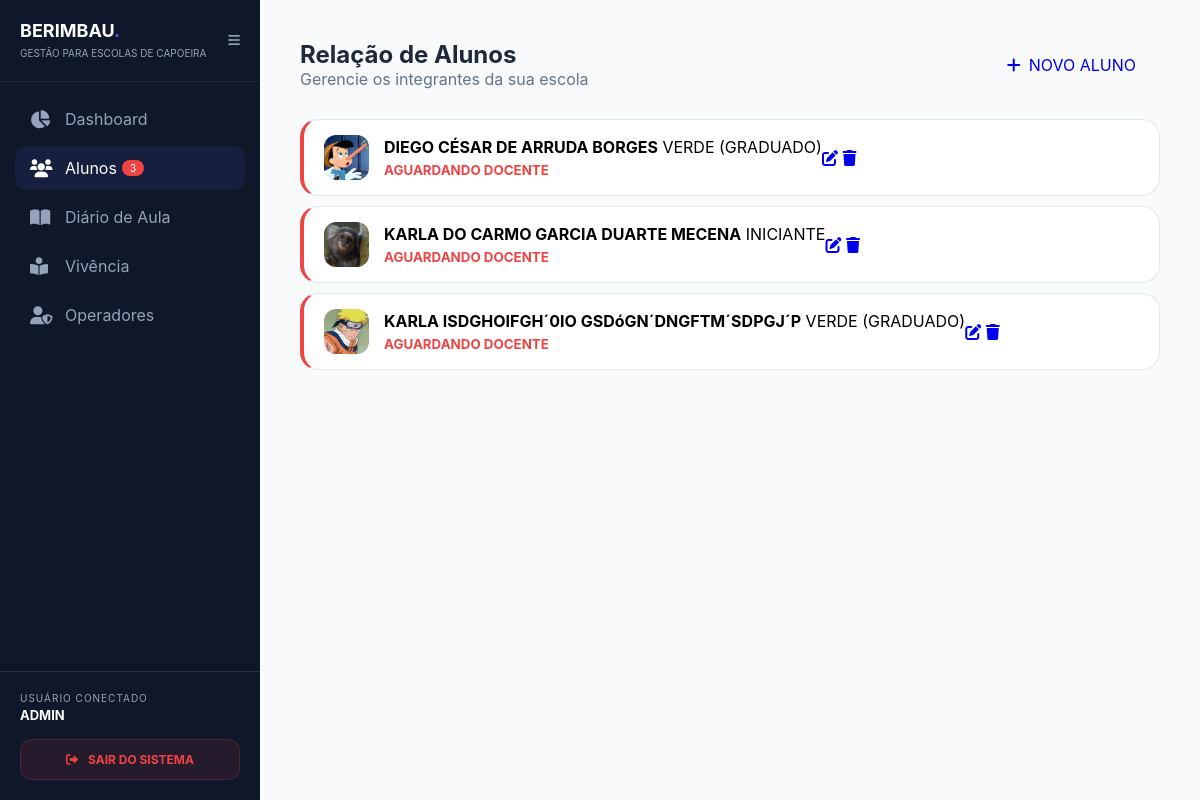
The page /index.php?page=lista (signed in) on the database its author committed.
### tables this page shows
CREATE TABLE `alunos` (
  `id` int(11) NOT NULL,
  `foto` varchar(255) DEFAULT 'padrao.png',
  `nome` varchar(255) NOT NULL,
  `apelido` varchar(100) DEFAULT NULL,
  `nascimento` date DEFAULT NULL,
  `celular` varchar(25) DEFAULT NULL,
  `email` varchar(150) DEFAULT NULL,
  `senha` varchar(255) DEFAULT NULL,
  `status` varchar(20) DEFAULT 'pendente',
  `mae` varchar(255) DEFAULT NULL,
  `pai` varchar(255) DEFAULT NULL,
  `endereco` text DEFAULT NULL,
  `cidade` varchar(100) DEFAULT NULL,
  `graduacao` varchar(100) DEFAULT NULL,
  `docente` varchar(100) DEFAULT NULL,
  `local_treino` varchar(150) DEFAULT NULL,
  `saude` text DEFAULT NULL,
  `data_cadastro` timestamp NOT NULL DEFAULT current_timestamp(),
  `usuario_id` int(11) NOT NULL
);

### includes/funcoes_alunos.php (called while the page is built, shortened)
<?php
require_once __DIR__ . '/../config/db.php';
function listarAlunos() {
    global $pdo;
    $nivel = $_SESSION['nivel'] ?? 'docente';
    $usuario_nome = $_SESSION['usuario'];
    if ($nivel === 'admin') {
        $stmt = $pdo->query("SELECT * FROM alunos ORDER BY nome ASC");
    } else {
        $stmt = $pdo->prepare("SELECT * FROM alunos WHERE docente = ? ORDER BY nome ASC");
        $stmt->execute([$usuario_nome]);
    }
    return $stmt->fetchAll(PDO::FETCH_ASSOC);
}

### index.php (the view, shortened to what this page needs)
<?php
require_once __DIR__ . '/includes/funcoes_alunos.php';
$page = $_GET['page'] ?? 'dashboard';
$alunos = listarAlunos();
$stats = obterEstatisticas();
$solicitacoes = array_filter($alunos, function($a) {
    return empty($a['docente_id']) || $a['docente_id'] == 0;
});
?>
<!DOCTYPE html>
<html lang="pt-br">
<head>
    <link rel="stylesheet" href="https://cdnjs.cloudflare.com/ajax/libs/font-awesome/6.0.0/css/all.min.css">
    <link rel="stylesheet" href="assets/css/estilo_padrao.css">
</head>
<body class="app-layout">
<aside class="sidebar" id="sidebar">
    <div class="sidebar-header">
        <div class="logo-text">
            <b>BERIMBAU<span style="color:var(--primary)">.</span></b>
            <small>GESTÃO PARA ESCOLAS DE CAPOEIRA</small>
        </div>
        <button onclick="toggleSidebar()" class="btn-toggle"><i class="fas fa-bars"></i></button>
    </div>
    <nav class="menu-list">
        <a href="?page=dashboard" class="menu-item <?= $page == 'dashboard' ? 'active' : '' ?>">
            <i class="fas fa-chart-pie"></i> <span>Dashboard</span>
        </a>
        <?php if ($_SESSION['nivel'] !== 'aluno'): ?>
            <a href="?page=lista" class="menu-item <?= ($page == 'lista' || (isset($_GET['pendentes']))) ? 'active' : '' ?>">
                <i class="fas fa-users"></i> <span>Alunos</span>
                <?php if(count($solicitacoes) > 0) echo '<span class="badge-pendente">'.count($solicitacoes).'</span>'; ?>
            </a>
            <a href="views/diario_view.php" class="menu-item">
                <i class="fas fa-book-open"></i> <span>Diário de Aula</span>
            </a>
        <?php endif; ?>
        <a href="?page=vivencia" class="menu-item <?= $page == 'vivencia' ? 'active' : '' ?>">
            <i class="fas fa-book-reader"></i> <span>Vivência</span>
        </a>
        <?php if ($_SESSION['nivel'] === 'admin'): ?>
            <a href="usuarios.php" class="menu-item">
                <i class="fas fa-user-shield"></i> <span>Operadores</span>
            </a>
        <?php endif; ?>
    </nav>
    <div class="sidebar-footer" style="padding: 20px; border-top: 1px solid rgba(255,255,255,0.1);">
        <div class="user-info" style="margin-bottom: 15px;">
            <small style="display: block; color: #94a3b8; font-size: 10px; letter-spacing: 1px;">USUÁRIO CONECTADO</small>
            <strong style="color: white; font-size: 13px;"><?= strtoupper($_SESSION['usuario']) ?></strong>
        </div>
        <a href="logout.php" class="btn-logout" style="display: flex; align-items: center; justify-content: center; gap: 10px; background: rgba(239, 68, 68, 0.1); color: #ef4444; padding: 12px; border-radius: 12px; text-decoration: none; font-weight: 700; font-size: 12px; transition: all 0.3s ease; border: 1px solid rgba(239, 68, 68, 0.2);">
            <i class="fas fa-sign-out-alt"></i> <span>SAIR DO SISTEMA</span>
        </a>
    </div>
</aside>
<main class="main-content">
    <?php if ($page == 'dashboard'): ?>
        <header class="content-header">
            <h1>Olá, <?= explode(' ', $_SESSION['usuario'])[0] ?>! 👋</h1>
            <p>Bem-vindo ao sistema da sua escola.</p>
        </header>
        <?php if ($_SESSION['nivel'] === 'admin' && count($solicitacoes) > 0): ?>
            <div class="alerta-solicitacao" style="background: #fff5f5; border-left: 6px solid #ef4444; padding: 20px; border-radius: 16px; margin-bottom: 30px; box-shadow: 0 4px 15px rgba(239, 68, 68, 0.1);">
                <div style="display: flex; align-items: center; gap: 15px; margin-bottom: 15px;">
                    <div style="background: #ef4444; color: white; width: 45px; height: 45px; border-radius: 12px; display: flex; align-items: center; justify-content: center;">
                        <i class="fas fa-user-plus" style="font-size: 20px;"></i>
                    </div>
                    <div>
                        <h3 style="margin:0; color: #991b1b; font-size: 18px;">Cadastros Externos Pendentes</h3>
                        <p style="margin:0; color: #b91c1c; font-size: 14px;">Existem <strong><?= count($solicitacoes) ?></strong> solicitações aguardando vínculo de docente.</p>
                    </div>
                </div>
                <div style="display: flex; gap: 10px; flex-wrap: wrap;">
                    <?php foreach(array_slice($solicitacoes, 0, 4) as $sol): ?>
                        <a href="?edit=<?= $sol['id'] ?>" style="text-decoration:none; background: white; padding: 10px 18px; border-radius: 10px; border: 1px solid #fee2e2; font-size: 13px; color: #444; display: flex; align-items: center; gap: 8px;">
                            <i class="fas fa-user-check" style="color: #ef4444;"></i> <?= strtoupper($sol['nome']) ?>
                        </a>
                    <?php endforeach; ?>
                    <a href="?page=lista&filter=pendentes" style="text-decoration:none; background: #ef4444; color: white; padding: 10px 18px; border-radius: 10px; font-size: 13px; font-weight: bold; margin-left: auto;">VER TODAS</a>
                </div>
            </div>
        <?php endif; ?>
        <div class="stats-grid">
            <?php if ($_SESSION['nivel'] === 'aluno'):
                $frequencia = obterFrequenciaAluno($_SESSION['usuario_id']);
            ?>
                <div class="card-estatistica">
                    <div class="icon-box bg-success"><i class="fas fa-check-circle"></i></div>
                    <div><h2><?= $frequencia['presencas'] ?></h2><small>PRESENÇAS</small></div>
                </div>
                <div class="card-estatistica">
                    <div class="icon-box bg-info"><i class="fas fa-percentage"></i></div>
                    <div><h2><?= $frequencia['aproveitamento'] ?>%</h2><small>FREQUÊNCIA</small></div>
                </div>
            <?php else: ?>
                <div class="card-estatistica">
                    <div class="icon-box bg-info"><i class="fas fa-user-graduate"></i></div>
                    <div><h2><?= $stats['total'] ?></h2><small>ALUNOS ATIVOS</small></div>
                </div>
                <div class="card-estatistica">
                    <div class="icon-box bg-danger"><i class="fas fa-heartbeat"></i></div>
                    <div><h2><?= $stats['alertas_saude'] ?></h2><small>ALERTAS SAÚDE</small></div>
                </div>
                <div class="card-estatistica">
                    <div class="icon-box bg-warning"><i class="fas fa-calendar-check"></i></div>
                    <div><h2><?= $stats['aulas_mes'] ?? 0 ?></h2><small>AULAS NO MÊS</small></div>
                </div>
            <?php endif; ?>
        </div>
        <div class="aviso-box">
            <h4>Avisos da Escola</h4>
            <p>Mantenha os registros de graduação atualizados para gerar os certificados corretamente.</p>
        </div>
    <?php elseif ($page == 'lista'): ?>
        <header class="content-header" style="display: flex; justify-content: space-between; align-items: center; margin-bottom: 30px;">
            <div>
                <h1 style="margin:0;">
                    <?= (isset($_GET['filter']) && $_GET['filter'] == 'pendentes') ? 'Solicitações de Cadastro' : 'Relação de Alunos' ?>
                </h1>
                <p style="margin:0; color: #64748b;">Gerencie os integrantes da sua escola</p>
            </div>
            <a href="?page=cadastro" class="btn-berimbau btn-primary" style="text-decoration: none; display: inline-flex; align-items: center; gap: 8px; padding: 12px 24px;">
                <i class="fas fa-plus"></i> NOVO ALUNO
            </a>
        </header>
        <div class="list-container">
            <?php
            $exibir_alunos = (isset($_GET['filter']) && $_GET['filter'] == 'pendentes') ? $solicitacoes : $alunos;
            if(empty($exibir_alunos)): ?>
            <?php endif;
            foreach ($exibir_alunos as $a): ?>
                <div class="aluno-card" style="<?= (empty($a['docente_id'])) ? 'border-left: 4px solid #ef4444;' : '' ?>">
                    <img src="uploads/<?= $a['foto'] ?? 'padrao.png' ?>" class="avatar-circle">
                    <div class="aluno-info">
                        <strong><?= strtoupper($a['nome']) ?></strong>
                        <span class="grad-tag"><?= $a['graduacao'] ?></span>
                        <?php if(empty($a['docente_id'])): ?>
                            <small style="color:#ef4444; font-weight:bold; display:block; margin-top:5px;">AGUARDANDO DOCENTE</small>
                        <?php endif; ?>
                    </div>
                    <div class="aluno-actions">
                        <a href="?edit=<?= $a['id'] ?>" class="btn-edit" title="Editar / Autorizar"><i class="fas fa-edit"></i></a>
                        <a href="?delete=<?= $a['id'] ?>" class="btn-delete" onclick="return confirm('Excluir aluno?')"><i class="fas fa-trash"></i></a>
                    </div>
                </div>
            <?php endforeach; ?>
        </div>
    <?php elseif ($page == 'cadastro'): ?>
        <?php include 'cadastro_aluno.php'; ?>
    <?php endif; ?>
</main>
</body>
</html>

### assets/css/estilo_padrao.css (style rules this page uses)
:root { --primary: #6366f1; --primary-hover: #4f46e5; --sidebar-w: 260px; --sidebar-collapsed-w: 80px; --sidebar-bg: #0f172a; --bg-light: #f8fafc; --border-color: #e2e8f0; --text-main: #1e293b; --text-muted: #64748b; --danger: #ef4444; }
* { box-sizing: border-box; margin: 0; padding: 0; }
body { font-family: 'Inter', sans-serif; background: var(--bg-light); display: flex; height: 100vh; width: 100vw; overflow: hidden; }
.sidebar { width: var(--sidebar-w); background: var(--sidebar-bg); color: white; display: flex; flex-direction: column; height: 100vh; transition: width 0.3s ease; flex-shrink: 0; }
.main-content { flex: 1; overflow-y: auto; padding: 40px; display: flex; flex-direction: column; }
.sidebar-header { padding: 20px; display: flex; align-items: center; justify-content: space-between; border-bottom: 1px solid rgba(255,255,255,0.05); }
.btn-toggle { background: none; border: none; color: #94a3b8; cursor: pointer; }
.menu-list { list-style: none; padding: 15px; flex-grow: 1; }
.menu-item { text-decoration: none; color: #94a3b8; display: flex; align-items: center; padding: 12px 15px; border-radius: 12px; margin-bottom: 5px; transition: 0.2s; }
.menu-item:hover, .menu-item.active { background: rgba(99, 102, 241, 0.1); color: white; }
.menu-item i { width: 25px; font-size: 18px; margin-right: 10px; }
.sidebar-footer { padding: 20px; border-top: 1px solid rgba(255,255,255,0.05); }
.aluno-card { background: white; padding: 15px 20px; border-radius: 18px; border: 1px solid var(--border-color); display: flex; align-items: center; margin-bottom: 10px; }
.avatar-circle { width: 45px; height: 45px; border-radius: 12px; margin-right: 15px; object-fit: cover; }
.logo-text b { font-size: 18px; color: white; display: block; }
.logo-text small { font-size: 10px; color: #94a3b8; text-transform: uppercase; }
h1 { font-size: 24px; color: var(--text-main); }
p { color: var(--text-muted); }

### index.php (style rules this page uses)
.badge-pendente { background: #ef4444; color: white; padding: 2px 8px; border-radius: 10px; font-size: 10px; margin-left: 5px; }

### rows shown on the page
alunos: foto (picture), nome "DIEGO CÉSAR DE ARRUDA BORGES", graduacao "VERDE (GRADUADO)"
alunos: foto (picture), nome "KARLA DO CARMO GARCIA DUARTE MECENA", graduacao "INICIANTE"
alunos: foto (picture), nome "KARLA ISDGHOIFGH´0IO GSDóGN´DNGFTM´SDPGJ´P", graduacao "VERDE (GRADUADO)"

### other values the page prints
count($solicitacoes) "3"
$_SESSION['usuario'] "ADMIN"
